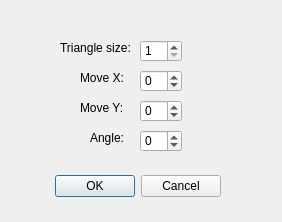
<?xml version="1.0" encoding="UTF-8"?>
<ui version="4.0">
 <class>Triangle_Dialog</class>
 <widget class="QDialog" name="Triangle_Dialog">
  <property name="geometry">
   <rect>
    <x>0</x>
    <y>0</y>
    <width>282</width>
    <height>222</height>
   </rect>
  </property>
  <property name="windowTitle">
   <string>Dialog</string>
  </property>
  <widget class="QDialogButtonBox" name="buttonBox">
   <property name="geometry">
    <rect>
     <x>-120</x>
     <y>170</y>
     <width>341</width>
     <height>32</height>
    </rect>
   </property>
   <property name="orientation">
    <enum>Qt::Horizontal</enum>
   </property>
   <property name="standardButtons">
    <set>QDialogButtonBox::Cancel|QDialogButtonBox::Ok</set>
   </property>
  </widget>
  <widget class="QLabel" name="label">
   <property name="geometry">
    <rect>
     <x>60</x>
     <y>40</y>
     <width>71</width>
     <height>16</height>
    </rect>
   </property>
   <property name="text">
    <string>Triangle size:</string>
   </property>
  </widget>
  <widget class="QLabel" name="label_2">
   <property name="geometry">
    <rect>
     <x>80</x>
     <y>70</y>
     <width>51</width>
     <height>16</height>
    </rect>
   </property>
   <property name="text">
    <string>Move X:</string>
   </property>
  </widget>
  <widget class="QLabel" name="label_3">
   <property name="geometry">
    <rect>
     <x>80</x>
     <y>100</y>
     <width>51</width>
     <height>16</height>
    </rect>
   </property>
   <property name="text">
    <string>Move Y:</string>
   </property>
  </widget>
  <widget class="QLabel" name="label_4">
   <property name="geometry">
    <rect>
     <x>90</x>
     <y>130</y>
     <width>41</width>
     <height>16</height>
    </rect>
   </property>
   <property name="text">
    <string>Angle:</string>
   </property>
  </widget>
  <widget class="QSpinBox" name="triangleSizeSpinBox">
   <property name="geometry">
    <rect>
     <x>140</x>
     <y>40</y>
     <width>42</width>
     <height>22</height>
    </rect>
   </property>
   <property name="minimum">
    <number>1</number>
   </property>
   <property name="maximum">
    <number>200</number>
   </property>
  </widget>
  <widget class="QSpinBox" name="moveXSpinBox">
   <property name="geometry">
    <rect>
     <x>140</x>
     <y>70</y>
     <width>42</width>
     <height>22</height>
    </rect>
   </property>
   <property name="minimum">
    <number>-1500</number>
   </property>
   <property name="maximum">
    <number>1500</number>
   </property>
  </widget>
  <widget class="QSpinBox" name="moveYSpinBox">
   <property name="geometry">
    <rect>
     <x>140</x>
     <y>100</y>
     <width>42</width>
     <height>22</height>
    </rect>
   </property>
   <property name="minimum">
    <number>-1500</number>
   </property>
   <property name="maximum">
    <number>1500</number>
   </property>
  </widget>
  <widget class="QSpinBox" name="angleSpinBox">
   <property name="geometry">
    <rect>
     <x>140</x>
     <y>130</y>
     <width>42</width>
     <height>22</height>
    </rect>
   </property>
   <property name="minimum">
    <number>-359</number>
   </property>
   <property name="maximum">
    <number>359</number>
   </property>
  </widget>
 </widget>
 <resources/>
 <connections>
  <connection>
   <sender>buttonBox</sender>
   <signal>accepted()</signal>
   <receiver>Triangle_Dialog</receiver>
   <slot>accept()</slot>
   <hints>
    <hint type="sourcelabel">
     <x>248</x>
     <y>254</y>
    </hint>
    <hint type="destinationlabel">
     <x>157</x>
     <y>274</y>
    </hint>
   </hints>
  </connection>
  <connection>
   <sender>buttonBox</sender>
   <signal>rejected()</signal>
   <receiver>Triangle_Dialog</receiver>
   <slot>reject()</slot>
   <hints>
    <hint type="sourcelabel">
     <x>316</x>
     <y>260</y>
    </hint>
    <hint type="destinationlabel">
     <x>286</x>
     <y>274</y>
    </hint>
   </hints>
  </connection>
 </connections>
</ui>
